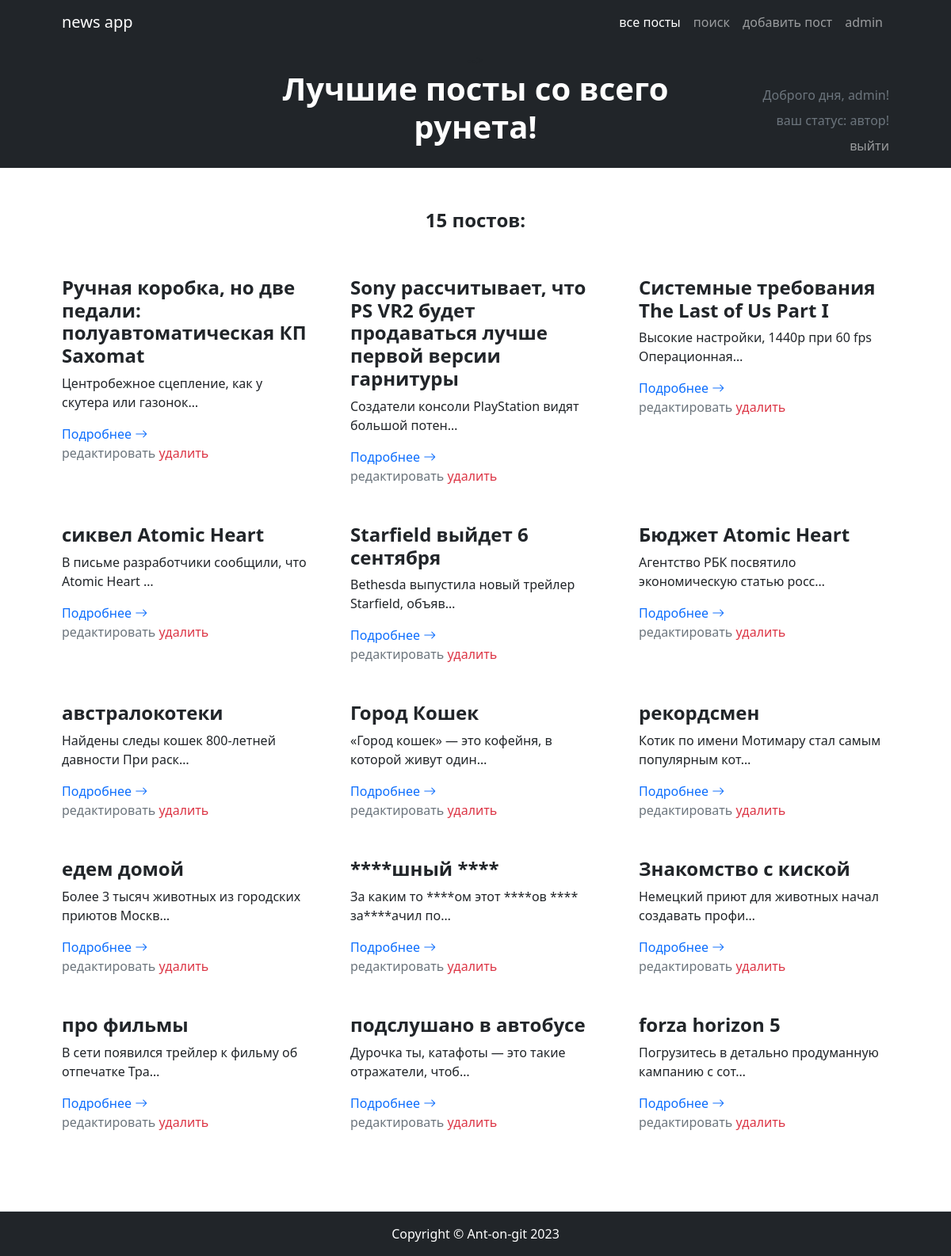
The page / (signed in) on the database its author committed.
### news/models.py (models this page shows, shortened)
class Post(models.Model):
    class Types(models.TextChoices):
        article = 'статья', 'статья'
        news = 'новость', 'новость'
    type = models.CharField(max_length=7, choices=Types.choices, default=Types.article)
    datetime_create = models.DateTimeField(auto_now_add=True)
    title = models.CharField(max_length=255)
    text = models.TextField()
    rating = models.IntegerField(default=0)
    author = models.ForeignKey('Author', on_delete=models.CASCADE)
    category = models.ManyToManyField('Category', through='PostCategory')

### news/views.py (the view)
# urls.py: path('', PostList.as_view()),
class PostList(ListView):
    model = Post
    template_name = 'postList.html'
    context_object_name = 'postList'
    queryset = Post.objects.order_by('-id')  # queryset встроенная переменная, по умолчанию забирает
    def get_context_data(self, **kwargs):
        context = super().get_context_data(**kwargs)
        user = self.request.user
        if self.request.user.is_authenticated:
            context['username'] = user.username if user.username else user.email
            context['is_not_author'] = not user.groups.filter(name='authors').exists()
            context['links'] = ({'class': 'text-secondary', 'href': '/edit', 'text': 'редактировать'},
                                {'class': 'text-danger', 'href': '/delete', 'text': 'удалить'})
        return context

### news/templatetags/custom_filters.py (called while the page is built)
@register.filter(name='postwordEnding')
def postwordEnding(postList):
    word = 'пост'
    endings = ['а', 'ов']
    length = len(postList)
    if 11 <= length <= 20 or 5 <= length % 10 <= 9 or length % 10 == 0:
        res = f'{length} {word + endings[1]}'
    elif length % 10 == 1:
        res = f'{length} {word}'
    else:
        res = f'{length} {word + endings[0]}'
    return res

@register.filter(name='censor')
def censor(text):
    negative_words = ['хрен', 'жопа', 'жопе']
    word_list = text.split()
    for i, word in enumerate(word_list):
        for negative in negative_words:
            if negative in word.lower():
                start_ind = word.lower().find(negative)
                end_ind = start_ind + len(negative)
                word_list[i] = word[:start_ind] + '*' * len(negative) + word[end_ind:]
    return ' '.join(word_list)

### templates/postList.html (shortened to what this page needs)
{% extends 'default.html' %}
{% load custom_filters %}
{% block page_preview %}
  <div class="text-center my-1">-->
      <h1 class="display-6 fw-bold text-white mb-2">
          Лучшие посты со всего рунета!
      </h1>
  </div>
{% endblock page_preview %}
{% block default_content %}
    <section class="py-1 border-bottom" id="features">
        <div class="container px-5 my-5">
            <div class="row gx-5">
                {% if postList %}
                    <div class="col-lg-12 mb-5">
                        <p class="h4 fw-bolder text-center">{{ postList | postwordEnding }}:</p>
                    </div>
                    {% for post in postList %}
                        <div class="col-lg-4 mb-5">
                            <h2 class="h4 fw-bolder">{{ post.title | censor }}</h2>
                            <p>{{ post.text | truncatechars:50 | censor }}</p>
                            <a class="text-decoration-none" href="{{ post.pk }}">
                                Подробнее
                                <i class="bi bi-arrow-right"></i>
                            </a>
                            <div>
                                {% if links %}
                                {% for link in links %}
                                    <a class="text-decoration-none {{ link.class }}" href="{{ post.pk }}{{ link.href }}">{{ link.text }}</a>
                                {% endfor %}
                                {% endif %}
                            </div>
                        </div>
                    {% endfor %}
                {% else %}
                    <div class="col-lg-12 mb-5">
                        <h2 class="h4 fw-bolder text-center">Постов нет =(</h2>
                    </div>
                {% endif %}
            </div>
        </div>
    </section>
{% endblock default_content %}

### templates/default.html (shortened to what this page needs)
{% load static %}
<!DOCTYPE html>
<html lang="ru">
    <head>
        <link href="https://cdn.jsdelivr.net/npm/bootstrap-icons@1.4.1/font/bootstrap-icons.css" rel="stylesheet" />
        <link href="{% static 'BootstrapPostList/css/styles.css' %}" rel="stylesheet" />
        <link href="{% static 'BootstrapPostList/css/myStyles.css' %}" rel="stylesheet"/>
    </head>
    <body>
        <div class="wrapper">
            <nav class="navbar navbar-expand-lg navbar-dark bg-dark">
                <div class="container px-5">
                    <a class="navbar-brand" href="#!">news app</a>
                    <div class="collapse navbar-collapse" id="navbarSupportedContent">
                        <ul class="navbar-nav ms-auto mb-2 mb-lg-0">
                            <li class="nav-item"><a class="nav-link active" aria-current="page" href="/">все посты</a></li>
                            <li class="nav-item"><a class="nav-link" href="/search">поиск</a></li>
                            <li class="nav-item"><a class="nav-link" href="/add">добавить пост</a></li>
                            <li class="nav-item"><a class="nav-link" href="/admin/">admin</a></li>
                        </ul>
                    </div>
                </div>
            </nav>
            <header class="bg-dark py-1">
                <div class="container px-5">
                    <div class="row gx-5 justify-content-center">
                        <div class="col-lg-3"></div>
                        <div class="col-lg-6">
                            {% block page_preview %}{% endblock page_preview %}
                        </div>
                        <div class="col-lg-3">
                            <div class="text-muted my-1 flex-right-bottom user-info">
                            {% if username %}
                                <p class="my-md-1">Доброго дня, {{ username }}!</p>
                                <p class="flex-right-bottom my-md-1">ваш статус:
                                    {% if is_not_author %}
                                        читатель.
                                        <button class="btn btn-secondary py-0 my-md-1">
                                            <a class="text-decoration-none link-light" href="get_in_author_group">стать автором</a>
                                        </button>
                                        {% else %}
                                            автор!
                                    {% endif %}
                                </p>
                                <div class="navbar-dark">
                                    <div class="navbar-nav">
                                        <a class="nav-link p-0 mt-1 text-opacity-75" href="/accounts/logout">выйти</a>
                                    </div>
                                </div>
                            {% endif %}
                            </div>
                        </div>
                    </div>
                </div>
            </header>
            <div class="main">
                {% block default_content %}
                {% endblock default_content %}
            </div>
            <footer class="py-3 bg-dark">
                <div class="container px-5"><p class="m-0 text-center text-white">Copyright &copy; Ant-on-git 2023</p></div>
            </footer>
        </div>
    </body>
</html>

### rows shown on the page
Post: title|censor "Ручная коробка, но две педали: полуавтоматическая КП Saxomat", text|censor "Центробежное сцепление, как у скутера или газонок…", text "редактировать" "удалить"
Post: title|censor "Sony рассчитывает, что PS VR2 будет продаваться лучше первой версии гарнитуры", text|censor "Создатели консоли PlayStation видят большой потен…", text "редактировать" "удалить"
Post: title|censor "Системные требования The Last of Us Part I", text|censor "Высокие настройки, 1440p при 60 fps Операционная…", text "редактировать" "удалить"
Post: title|censor "сиквел Atomic Heart", text|censor "В письме разработчики сообщили, что Atomic Heart …", text "редактировать" "удалить"
Post: title|censor "Starfield выйдет 6 сентября", text|censor "Bethesda выпустила новый трейлер Starfield, объяв…", text "редактировать" "удалить"
Post: title|censor "Бюджет Atomic Heart", text|censor "Агентство РБК посвятило экономическую статью росс…", text "редактировать" "удалить"
Post: title|censor "австралокотеки", text|censor "Найдены следы кошек 800‐летней давности При раск…", text "редактировать" "удалить"
Post: title|censor "Город Кошек", text|censor "«Город кошек» — это кофейня, в которой живут один…", text "редактировать" "удалить"
Post: title|censor "рекордсмен", text|censor "Котик по имени Мотимару стал самым популярным кот…", text "редактировать" "удалить"
Post: title|censor "едем домой", text|censor "Более 3 тысяч животных из городских приютов Москв…", text "редактировать" "удалить"
Post: title|censor "****шный ****", text|censor "За каким то ****ом этот ****ов **** за****ачил по…", text "редактировать" "удалить"
Post: title|censor "Знакомство с киской", text|censor "Немецкий приют для животных начал создавать профи…", text "редактировать" "удалить"
Post: title|censor "про фильмы", text|censor "В сети появился трейлер к фильму об отпечатке Тра…", text "редактировать" "удалить"
Post: title|censor "подслушано в автобусе", text|censor "Дурочка ты, катафоты — это такие отражатели, чтоб…", text "редактировать" "удалить"
Post: title|censor "forza horizon 5", text|censor "Погрузитесь в детально продуманную кампанию с сот…", text "редактировать" "удалить"

### other values the page prints
{{ username }} "admin"
{{ postList | postwordEnding }} "15 постов"
